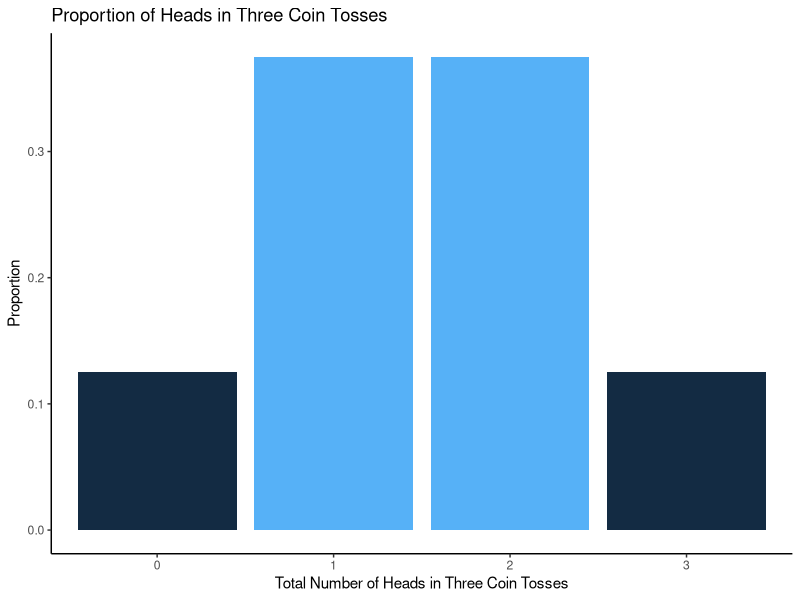

R code for this plot: (Note: a time limit stopped this script after it produced the figure.)
########################################################
# Name: Danielle Senechal
# CSC-315
# Lab #4: Probability 
########################################################
  
library(gtools)
library(ggplot2)
library(dplyr)

##########################################################################
# Add R code to the script below and create a Notebook to complete
# the steps and explicitly answer the following questions
##########################################################################

# Basic Probability Questions -- Use R as a calculator and specify the
# answers below

# A standard deck of cards contains 52 cards, with 13 cards from each 
#   suit (hearts, clubs, diamonds, and spades).
 
#1. If one card is selected at random, what is the probability that 

#  (a) the card is the ace of spades?
    1/52
#  (b) the card is NOT the ace of spades?
    51/52
#  (c) the card is an ace (of any suit)?
    4/52
#  (d) the card is an ace OR a 4?
    8/52

# Use R to answer the remaining questions. You MUST use R to 
# enumerate and analyze the sample space or to carry out 
# probability experiments (simulations) in order to calculate
# an empirical probability.


#2. This question looks at the probability of rolling two dice
#   (each with values 1 - 6) and getting a sum of 7.
#   You will answer this question in parts.

#  (a) Use the 'permutations' function from 'gtools'
#      to enumerate the sample space obtained by rolling two dice.
#      (Note: the correct sample space has 36 outcomes)
    
        S <- permutations(6 ,2, c(1:6), repeats = TRUE)
        head(S)
        nrow(S)
        
#  (b) Use R and your answer to (a) to find the number of outcomes 
#      where the sum is 7
        
        sumS <- rowSums(S) == 7
        seven <- S[sumS,] 
        seven
        nrow(seven)
#  (c) divide your answer from (b) by the size of the sample space
#      to find the probability that the sum is 7.
        
        nrow(seven)/nrow(S)

#3. Calculate the same probability in (2) but by finding the empirical 
#   probability by completing the steps below.

#   (a) Write a function that rolls two dice and returns the sum of the 
#       die rolls (this is done for you)

      roll2 <- function() {
        s <- sample(1:6, 2, replace = TRUE)
        sum(s)
      }

#   (b) Use the 'replicate' function to roll two dice 5000 times, to
#       get a vector containing the sum of die rolls for each experiment.
        
      roll2.5000 <- replicate(5000, roll2()) 
      head(roll2.5000)

#   (c) Find the number of times you rolled a seven, and divide by the 
#       number of experiments to find the empirical probability

        num.sevens <- sum(roll2.5000==7)
        num.sevens
        num.sevens/length(roll2.5000) 

# Definition: A probability distribution of a discrete random variable 
# gives the probability for each value that the variable can take. For 
# example, if we flip a coin three times, and let X = the number of heads,
# then the probability distribution of X is given by the following code:

pdist <- cbind(X = 0:3, 'P(X)' = c(0.125,0.375, 0.375, 0.125))
pdist

# In other words, P(X = 0) is 0.125, which says that the probability of 
# getting no heads (or all tails) is 0.125. You will derive the above
# probability distribution in the next problem.


#4. We will look at flipping a coin 3 times and letting X = the
#   number of heads. Find the probability distribution of X by
#   completing the steps below:

#   (a) Use the 'permutations' function to enumerate the sample
#       space obtained from flipping a coin 3 times.

        coin <- permutations(2,3, c("H", "T"), repeats = TRUE)
        coin

#   (b) Using your sample space, find X = the number of heads for each
#       set of 3 coins. 

        num.heads <- rowSums(coin == "H")
        num.heads
        
#   (c) Create a relative frequency table for X, which is the probability
#       distribution of X = the number of heads in 3 coin tosses.
        
        num.heads <- table(num.heads) %>% prop.table() %>% data.frame()
        num.heads

#   (d) Create a bar graph of the relative frequencies, using ggplot and
#       labeling the x-axis, y-axis, and title. 
        
        num.heads <- data.frame(num.heads)
        ggplot(num.heads) + geom_col(aes(num.heads, Freq, fill = Freq)) +
          labs(x = "Total Number of Heads in Three Coin Tosses", y = "Proportion", 
               title = "Proportion of Heads in Three Coin Tosses") +
          theme_classic() + theme(legend.position = "none")

#5. Find the empirical distribution of X = the number of heads in 3
#   coin tosses by completing the steps below. 

#   (a) Write a function that flips a coin 3 times and returns the number
#       of heads

        flip.three <- function() {
          f <- sample(c("H", "T"), 3, replace = TRUE)
          count <- sum(f=="H")
        }
        
#   (b) Use the 'replicate' function to repeat 3 coin tosses 5000 times, to
#       get a vector containing the number of heads for each experiment

        res <- replicate(5000, flip.three()) 
        head(res)
        
#   (c) Create a relative frequency table for the number of heads. This is
#       the empirical probability distribution of X = the number of heads
#       in 3 coin tosses.
        
        num.heads2 <- table(res) %>% prop.table() %>% data.frame()  
        num.heads2

######################################################################
#   Poker Time! The commands below enumerate the sample space of
#   all possible poker hands. Here we ignore the suit because is not 
#   needed for the questions below.  We also use combinations 
#   instead of permutations. Combinations should be used when the
#   order does not matter (e.g., which is true for the order of cards
#   in a hand). The cards are sampled WITHOUT replacement 
#   (repeats.allowed = FALSE) because we cannot include
#   the same card twice in one hand. Finally, we specify 'set = FALSE' to 
#   allow for duplicate values in the deck vector. Each combination 
#   (hand) is equally likely, so classical probability can be used.
######################################################################

deck <- rep(1:13,4)
hands <- combinations(52, 5, deck, repeats.allowed = FALSE, set = FALSE)

#6. How many possible poker hands are there?

nrow(hands)
#There are 2598960 possible poker hands

#7. The function below takes a vector (corresponding to a hand of cards)
#   and returns TRUE if the hand contains a four-of-a-kind
#   Use 'apply' to apply this function to each hand, in order to show
#   that the probability of being dealt a four-of-a-kind is
#   approximately 0.00024 (or 1/4165). Note: You MUST use the
#   apply function and the four.of.a.kind function below to find this. 
#   Because the hands matrix contains more than 2.5 million rows, 
#   this calculation may take several minutes. You should therefore test 
#   your code on a subset of the hands matrix first. There are two 4-of-a-kinds
#   if you look at the first 20,000 rows.

##############################################################
# this function returns true if a hand contains a 4-of-a-kind
##############################################################
four.of.a.kind <- function(x) {
  t <- table(x)  # frequency table for cards in the hand
  m <- max(t)    # how frequent is the most common card?
  if (m == 4) return (TRUE)
  return (FALSE)
}
mf <- head(hands, n = 20000)
fours <- apply(mf, 1, four.of.a.kind)
head(fours) #first 20000
fours <- apply(hands, 1, four.of.a.kind)
head(fours) #all
count.four <- sum(fours == T)
count.four
count.four/length(hands)

#8. Create a function that determines whether a vector 'x' contains 
#   a full house (i.e., 3 of a kind and 1 pair). You can assume
#   that 'x' includes exactly 5 cards.
full.house <- function(x) {
  t <- table(x)  
  m <- max(t) 
  d <- min(t)
  if (m == 3 && d == 2) return (TRUE)
  return (FALSE)
}

#9. Show that the probability of being dealt a full house is 
#    approximately 0.00144 (roughly 1/694). Note for testing purposes,
#    that there are 18 full houses in the first 20,000 rows of the
#    hands matrix

mf <- head(hands, n = 20000)
fh <- apply(mf, 1, full.house)
head(fh) #first 20000
fh <- apply(hands, 1, full.house)
head(fh) #all
count.fh <- sum(fh == T)
count.fh
count.fh/length(hands)
